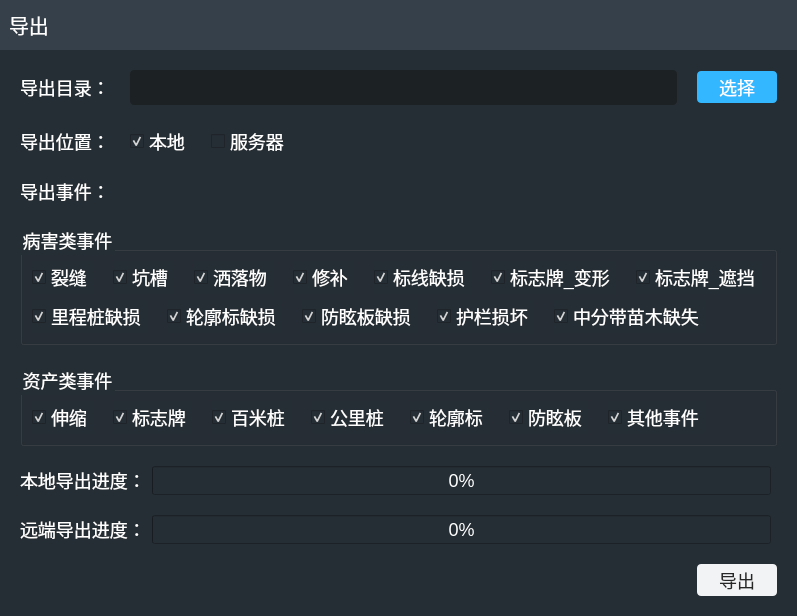
<?xml version="1.0" encoding="UTF-8"?>
<ui version="4.0">
 <class>exportBagPage</class>
 <widget class="QWidget" name="exportBagPage">
  <property name="geometry">
   <rect>
    <x>0</x>
    <y>0</y>
    <width>797</width>
    <height>543</height>
   </rect>
  </property>
  <property name="windowTitle">
   <string>Form</string>
  </property>
  <layout class="QVBoxLayout" name="verticalLayout">
   <property name="spacing">
    <number>0</number>
   </property>
   <property name="leftMargin">
    <number>0</number>
   </property>
   <property name="topMargin">
    <number>0</number>
   </property>
   <property name="rightMargin">
    <number>0</number>
   </property>
   <property name="bottomMargin">
    <number>0</number>
   </property>
   <item>
    <widget class="QWidget" name="widget" native="true">
     <layout class="QVBoxLayout" name="verticalLayout_4">
      <property name="spacing">
       <number>0</number>
      </property>
      <property name="leftMargin">
       <number>0</number>
      </property>
      <property name="topMargin">
       <number>0</number>
      </property>
      <property name="rightMargin">
       <number>0</number>
      </property>
      <property name="bottomMargin">
       <number>0</number>
      </property>
      <item>
       <widget class="QWidget" name="widget_3" native="true">
        <property name="minimumSize">
         <size>
          <width>0</width>
          <height>50</height>
         </size>
        </property>
        <property name="maximumSize">
         <size>
          <width>16777215</width>
          <height>50</height>
         </size>
        </property>
        <property name="styleSheet">
         <string notr="true">background-color: rgb(54, 64, 74);
color: rgb(255, 255, 255);</string>
        </property>
        <layout class="QHBoxLayout" name="horizontalLayout">
         <item>
          <widget class="QLabel" name="label_6">
           <property name="styleSheet">
            <string notr="true">font-size:20px</string>
           </property>
           <property name="text">
            <string>导出</string>
           </property>
          </widget>
         </item>
         <item>
          <spacer name="horizontalSpacer">
           <property name="orientation">
            <enum>Qt::Horizontal</enum>
           </property>
           <property name="sizeHint" stdset="0">
            <size>
             <width>781</width>
             <height>20</height>
            </size>
           </property>
          </spacer>
         </item>
         <item>
          <widget class="QPushButton" name="closeBtn">
           <property name="enabled">
            <bool>true</bool>
           </property>
           <property name="minimumSize">
            <size>
             <width>35</width>
             <height>35</height>
            </size>
           </property>
           <property name="maximumSize">
            <size>
             <width>35</width>
             <height>35</height>
            </size>
           </property>
           <property name="styleSheet">
            <string notr="true">border:none</string>
           </property>
           <property name="text">
            <string/>
           </property>
           <property name="icon">
            <iconset resource="../../../myicon.qrc">
             <normaloff>:/resources/image/icon-close.png</normaloff>:/resources/image/icon-close.png</iconset>
           </property>
           <property name="iconSize">
            <size>
             <width>20</width>
             <height>20</height>
            </size>
           </property>
          </widget>
         </item>
        </layout>
       </widget>
      </item>
      <item>
       <widget class="QWidget" name="widget_2" native="true">
        <property name="styleSheet">
         <string notr="true">font-size:18px;
color: rgb(255, 255, 255);
background-color: rgb(38, 46, 53);</string>
        </property>
        <layout class="QVBoxLayout" name="verticalLayout_3">
         <property name="spacing">
          <number>20</number>
         </property>
         <property name="leftMargin">
          <number>20</number>
         </property>
         <property name="topMargin">
          <number>20</number>
         </property>
         <property name="rightMargin">
          <number>20</number>
         </property>
         <property name="bottomMargin">
          <number>20</number>
         </property>
         <item>
          <layout class="QHBoxLayout" name="horizontalLayout_2">
           <item>
            <widget class="QLabel" name="label">
             <property name="text">
              <string>导出目录：</string>
             </property>
            </widget>
           </item>
           <item>
            <widget class="QLineEdit" name="lineEditPath">
             <property name="minimumSize">
              <size>
               <width>0</width>
               <height>35</height>
              </size>
             </property>
             <property name="styleSheet">
              <string notr="true">QLineEdit{padding-left:9px;background-color: rgb(28, 33, 36);border:none;border-radius:4px;}</string>
             </property>
             <property name="readOnly">
              <bool>true</bool>
             </property>
            </widget>
           </item>
           <item>
            <widget class="QPushButton" name="selectBtn">
             <property name="minimumSize">
              <size>
               <width>80</width>
               <height>32</height>
              </size>
             </property>
             <property name="styleSheet">
              <string notr="true">background-color: rgb(51, 184, 255);border:none;border-radius:4px</string>
             </property>
             <property name="text">
              <string>选择</string>
             </property>
            </widget>
           </item>
          </layout>
         </item>
         <item>
          <layout class="QHBoxLayout" name="horizontalLayout_20">
           <item>
            <widget class="QLabel" name="label_5">
             <property name="text">
              <string>导出位置：</string>
             </property>
            </widget>
           </item>
           <item>
            <widget class="QCheckBox" name="checkBox_5">
             <property name="text">
              <string>本地</string>
             </property>
             <property name="checked">
              <bool>true</bool>
             </property>
            </widget>
           </item>
           <item>
            <widget class="QCheckBox" name="checkBox_6">
             <property name="text">
              <string>服务器</string>
             </property>
            </widget>
           </item>
           <item>
            <spacer name="horizontalSpacer_9">
             <property name="orientation">
              <enum>Qt::Horizontal</enum>
             </property>
             <property name="sizeHint" stdset="0">
              <size>
               <width>40</width>
               <height>20</height>
              </size>
             </property>
            </spacer>
           </item>
          </layout>
         </item>
         <item>
          <layout class="QVBoxLayout" name="verticalLayout_2">
           <item>
            <widget class="QLabel" name="label_2">
             <property name="text">
              <string>导出事件：</string>
             </property>
            </widget>
           </item>
           <item>
            <widget class="QGroupBox" name="groupBox">
             <property name="title">
              <string>病害类事件</string>
             </property>
             <property name="checkable">
              <bool>false</bool>
             </property>
             <layout class="QVBoxLayout" name="verticalLayout_6">
              <item>
               <layout class="QHBoxLayout" name="horizontalLayout_30">
                <property name="spacing">
                 <number>20</number>
                </property>
                <item>
                 <widget class="QCheckBox" name="checkBox">
                  <property name="text">
                   <string>裂缝</string>
                  </property>
                  <property name="checked">
                   <bool>true</bool>
                  </property>
                 </widget>
                </item>
                <item>
                 <widget class="QCheckBox" name="checkBox_15">
                  <property name="text">
                   <string>坑槽</string>
                  </property>
                  <property name="checked">
                   <bool>true</bool>
                  </property>
                 </widget>
                </item>
                <item>
                 <widget class="QCheckBox" name="checkBox_16">
                  <property name="text">
                   <string>洒落物</string>
                  </property>
                  <property name="checked">
                   <bool>true</bool>
                  </property>
                 </widget>
                </item>
                <item>
                 <widget class="QCheckBox" name="checkBox_18">
                  <property name="text">
                   <string>修补</string>
                  </property>
                  <property name="checked">
                   <bool>true</bool>
                  </property>
                 </widget>
                </item>
                <item>
                 <widget class="QCheckBox" name="checkBox_19">
                  <property name="text">
                   <string>标线缺损</string>
                  </property>
                  <property name="checked">
                   <bool>true</bool>
                  </property>
                 </widget>
                </item>
                <item>
                 <widget class="QCheckBox" name="checkBox_25">
                  <property name="text">
                   <string>标志牌_变形</string>
                  </property>
                  <property name="checked">
                   <bool>true</bool>
                  </property>
                 </widget>
                </item>
                <item>
                 <widget class="QCheckBox" name="checkBox_27">
                  <property name="text">
                   <string>标志牌_遮挡</string>
                  </property>
                  <property name="checked">
                   <bool>true</bool>
                  </property>
                 </widget>
                </item>
                <item>
                 <spacer name="horizontalSpacer_28">
                  <property name="orientation">
                   <enum>Qt::Horizontal</enum>
                  </property>
                  <property name="sizeHint" stdset="0">
                   <size>
                    <width>40</width>
                    <height>20</height>
                   </size>
                  </property>
                 </spacer>
                </item>
               </layout>
              </item>
              <item>
               <layout class="QHBoxLayout" name="horizontalLayout_31">
                <property name="spacing">
                 <number>20</number>
                </property>
                <item>
                 <widget class="QCheckBox" name="checkBox_28">
                  <property name="text">
                   <string>里程桩缺损</string>
                  </property>
                  <property name="checked">
                   <bool>true</bool>
                  </property>
                 </widget>
                </item>
                <item>
                 <widget class="QCheckBox" name="checkBox_29">
                  <property name="text">
                   <string>轮廓标缺损</string>
                  </property>
                  <property name="checked">
                   <bool>true</bool>
                  </property>
                 </widget>
                </item>
                <item>
                 <widget class="QCheckBox" name="checkBox_30">
                  <property name="text">
                   <string>防眩板缺损</string>
                  </property>
                  <property name="checked">
                   <bool>true</bool>
                  </property>
                 </widget>
                </item>
                <item>
                 <widget class="QCheckBox" name="checkBox_33">
                  <property name="text">
                   <string>护栏损坏</string>
                  </property>
                  <property name="checked">
                   <bool>true</bool>
                  </property>
                 </widget>
                </item>
                <item>
                 <widget class="QCheckBox" name="checkBox_31">
                  <property name="text">
                   <string>中分带苗木缺失</string>
                  </property>
                  <property name="checked">
                   <bool>true</bool>
                  </property>
                 </widget>
                </item>
                <item>
                 <spacer name="horizontalSpacer_29">
                  <property name="orientation">
                   <enum>Qt::Horizontal</enum>
                  </property>
                  <property name="sizeHint" stdset="0">
                   <size>
                    <width>40</width>
                    <height>20</height>
                   </size>
                  </property>
                 </spacer>
                </item>
               </layout>
              </item>
             </layout>
            </widget>
           </item>
           <item>
            <widget class="QGroupBox" name="groupBox_2">
             <property name="title">
              <string>资产类事件</string>
             </property>
             <property name="checkable">
              <bool>false</bool>
             </property>
             <layout class="QVBoxLayout" name="verticalLayout_7">
              <item>
               <layout class="QHBoxLayout" name="horizontalLayout_32">
                <property name="spacing">
                 <number>20</number>
                </property>
                <item>
                 <widget class="QCheckBox" name="checkBox_2">
                  <property name="text">
                   <string>伸缩</string>
                  </property>
                  <property name="checked">
                   <bool>true</bool>
                  </property>
                 </widget>
                </item>
                <item>
                 <widget class="QCheckBox" name="checkBox_20">
                  <property name="text">
                   <string>标志牌</string>
                  </property>
                  <property name="checked">
                   <bool>true</bool>
                  </property>
                 </widget>
                </item>
                <item>
                 <widget class="QCheckBox" name="checkBox_21">
                  <property name="text">
                   <string>百米桩</string>
                  </property>
                  <property name="checked">
                   <bool>true</bool>
                  </property>
                 </widget>
                </item>
                <item>
                 <widget class="QCheckBox" name="checkBox_22">
                  <property name="text">
                   <string>公里桩</string>
                  </property>
                  <property name="checked">
                   <bool>true</bool>
                  </property>
                 </widget>
                </item>
                <item>
                 <widget class="QCheckBox" name="checkBox_23">
                  <property name="text">
                   <string>轮廓标</string>
                  </property>
                  <property name="checked">
                   <bool>true</bool>
                  </property>
                 </widget>
                </item>
                <item>
                 <widget class="QCheckBox" name="checkBox_24">
                  <property name="text">
                   <string>防眩板</string>
                  </property>
                  <property name="checked">
                   <bool>true</bool>
                  </property>
                 </widget>
                </item>
                <item>
                 <widget class="QCheckBox" name="checkBox_32">
                  <property name="text">
                   <string>其他事件</string>
                  </property>
                  <property name="checked">
                   <bool>true</bool>
                  </property>
                 </widget>
                </item>
                <item>
                 <spacer name="horizontalSpacer_30">
                  <property name="orientation">
                   <enum>Qt::Horizontal</enum>
                  </property>
                  <property name="sizeHint" stdset="0">
                   <size>
                    <width>40</width>
                    <height>20</height>
                   </size>
                  </property>
                 </spacer>
                </item>
               </layout>
              </item>
             </layout>
            </widget>
           </item>
          </layout>
         </item>
         <item>
          <widget class="QWidget" name="localProcess_local" native="true">
           <layout class="QHBoxLayout" name="horizontalLayout_28" stretch="1,100,1">
            <property name="leftMargin">
             <number>0</number>
            </property>
            <property name="topMargin">
             <number>0</number>
            </property>
            <property name="rightMargin">
             <number>0</number>
            </property>
            <property name="bottomMargin">
             <number>0</number>
            </property>
            <item>
             <widget class="QLabel" name="label_7">
              <property name="text">
               <string>本地导出进度：</string>
              </property>
             </widget>
            </item>
            <item>
             <widget class="QProgressBar" name="progressBar">
              <property name="value">
               <number>0</number>
              </property>
             </widget>
            </item>
            <item>
             <spacer name="horizontalSpacer_19">
              <property name="orientation">
               <enum>Qt::Horizontal</enum>
              </property>
              <property name="sizeHint" stdset="0">
               <size>
                <width>40</width>
                <height>20</height>
               </size>
              </property>
             </spacer>
            </item>
           </layout>
          </widget>
         </item>
         <item>
          <widget class="QWidget" name="localProcess_server" native="true">
           <layout class="QHBoxLayout" name="horizontalLayout_29" stretch="1,100,1">
            <property name="spacing">
             <number>6</number>
            </property>
            <property name="leftMargin">
             <number>0</number>
            </property>
            <property name="topMargin">
             <number>0</number>
            </property>
            <property name="rightMargin">
             <number>0</number>
            </property>
            <property name="bottomMargin">
             <number>0</number>
            </property>
            <item>
             <widget class="QLabel" name="label_8">
              <property name="text">
               <string>远端导出进度：</string>
              </property>
             </widget>
            </item>
            <item>
             <widget class="QProgressBar" name="progressBar_2">
              <property name="value">
               <number>0</number>
              </property>
             </widget>
            </item>
            <item>
             <spacer name="horizontalSpacer_27">
              <property name="orientation">
               <enum>Qt::Horizontal</enum>
              </property>
              <property name="sizeHint" stdset="0">
               <size>
                <width>40</width>
                <height>20</height>
               </size>
              </property>
             </spacer>
            </item>
           </layout>
          </widget>
         </item>
         <item>
          <spacer name="verticalSpacer">
           <property name="orientation">
            <enum>Qt::Vertical</enum>
           </property>
           <property name="sizeHint" stdset="0">
            <size>
             <width>20</width>
             <height>40</height>
            </size>
           </property>
          </spacer>
         </item>
         <item>
          <layout class="QHBoxLayout" name="horizontalLayout_9">
           <item>
            <spacer name="horizontalSpacer_4">
             <property name="orientation">
              <enum>Qt::Horizontal</enum>
             </property>
             <property name="sizeHint" stdset="0">
              <size>
               <width>40</width>
               <height>20</height>
              </size>
             </property>
            </spacer>
           </item>
           <item>
            <widget class="QPushButton" name="exportBtn">
             <property name="minimumSize">
              <size>
               <width>80</width>
               <height>32</height>
              </size>
             </property>
             <property name="styleSheet">
              <string notr="true">border-radius:4px;
background-color: rgb(242, 243, 245);
color: rgb(39, 39, 39);</string>
             </property>
             <property name="text">
              <string>导出</string>
             </property>
            </widget>
           </item>
          </layout>
         </item>
        </layout>
       </widget>
      </item>
     </layout>
    </widget>
   </item>
  </layout>
 </widget>
 <resources>
  <include location="../../../myicon.qrc"/>
 </resources>
 <connections/>
</ui>
